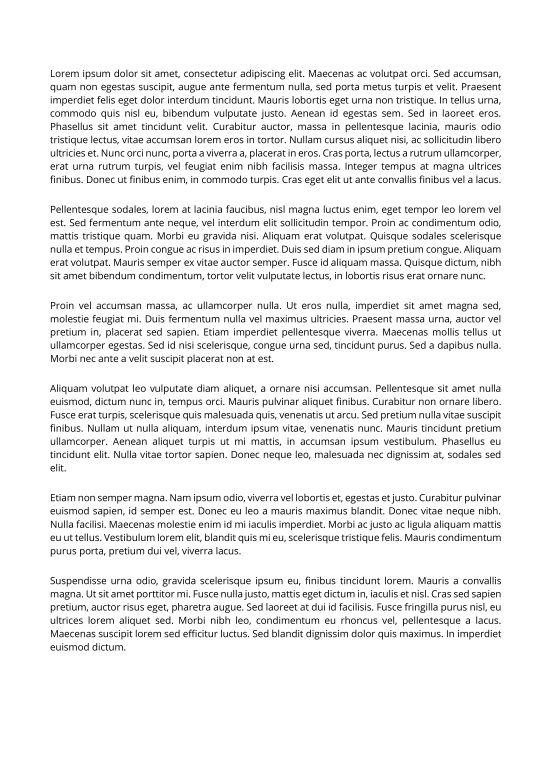
#> input picture img/001.png, 1654 x 2339 px (shown at 1/3 size); its folder holds 4 pictures in this run
$ python PartBCodeMain.py
#> lines starting #> are read from the running program, lines starting #| are printed output that depends on the picture; after the words box and inside, x2 and y2 are one past the last pixel; in counts of white or black regions, pixels touching at a corner belong together
import numpy as np
import cv2

for i in range(1, 9):
    # Read and use image in grayscale
    img = cv2.imread(f"img/00{i}.png", 0)
#> img is the input picture: shape (2339, 1654); min 0, max 255, mean 239.1
    nrow, ncol = img.shape
#> nrow = 2339; ncol = 1654

    #Binarize image *(black text = 0, white background = 255)
    _, img = cv2.threshold(img, 127, 255, cv2.THRESH_BINARY)
#> img: shape (2339, 1654); 94% white; black in thin lines or dots, all inside (x1, y1, x2, y2) = (150, 209, 1504, 1952)

    #Vertical projection to detect column blocks with appropriate black pixels
    col_hist = np.sum(img == 0, axis=0)
#> col_hist = 1654 values, max 613 at index 153, min 0 at index 0, mean 141
    col_blocks = []
    in_text = False
    white_streak = 0

    for c in range(ncol):
        if col_hist[c] < 30:
            white_streak += 1
        else:
            if white_streak >= 15 and in_text and (c - col_blocks[-1][0]) > 100:
                col_blocks[-1][1] = c - white_streak
                in_text = False
            white_streak = 0
            if not in_text:
                col_blocks.append([c, None])
                in_text = True
#> after the loop, col_blocks = 1 item; in_text = True
    if in_text:
        col_blocks[-1][1] = ncol - 1

    para_count = 0

    #For each column block, find row blocks (paragraphs)
    for c_start, c_end in col_blocks:
        col_img = img[:, c_start:c_end]
        row_hist = np.sum(col_img == 0, axis=1)
        row_blocks = []
        in_text = False
        white_streak = 0

        for r in range(nrow):
            if row_hist[r] < 5:
                white_streak += 1
            else:
                if white_streak >= 30 and in_text and (r - row_blocks[-1][0]) > 40:
                    row_blocks[-1][1] = r - white_streak
                    in_text = False
                white_streak = 0
                if not in_text:
                    row_blocks.append([r, None])
                    in_text = True
        if in_text:
            row_blocks[-1][1] = nrow - 1

        #Trim and save each paragraph region
        for r_start, r_end in row_blocks:
            region = img[r_start:r_end, c_start:c_end]

            # Trim top and bottom
            row_hist_trim = np.sum(region == 0, axis=1)
            top = 0
            bottom = region.shape[0] - 1
            for r in range(region.shape[0]):
                if row_hist_trim[r] > 5:
                    top = max(0, r - 1)
                    break
            for r in range(region.shape[0] - 1, -1, -1):
                if row_hist_trim[r] > 5:
                    bottom = min(region.shape[0] - 1, r + 1)
                    break
            region = region[top:bottom + 1, :]

            # Trim left and right
            col_hist_trim = np.sum(region == 0, axis=0)
            left = 0
            right = region.shape[1] - 1
            for c in range(region.shape[1]):
                if col_hist_trim[c] > 10:
                    left = max(0, c - 2)
                    break
            for c in range(region.shape[1] - 1, -1, -1):
                if col_hist_trim[c] > 10:
                    right = min(region.shape[1] - 1, c + 2)
                    break
            region = region[:, left:right + 1]

            #Filter by size and black pixel ratio
            if region.shape[0] < 10 or region.shape[1] < 30:
                continue
            black_ratio = np.sum(region == 0) / region.size
            if black_ratio < 0.1 or black_ratio > 0.5:
                continue

            para_count += 1
            output_path = f"extracted_paragraphs/image_{i}_para_{para_count}.png"
            cv2.imwrite(output_path, region)
#> this loop made 1 pass
#> (c_start, c_end) on pass 1: (152, 1653)
#> pass 1, `col_img = img[:, c_start:c_end]`:
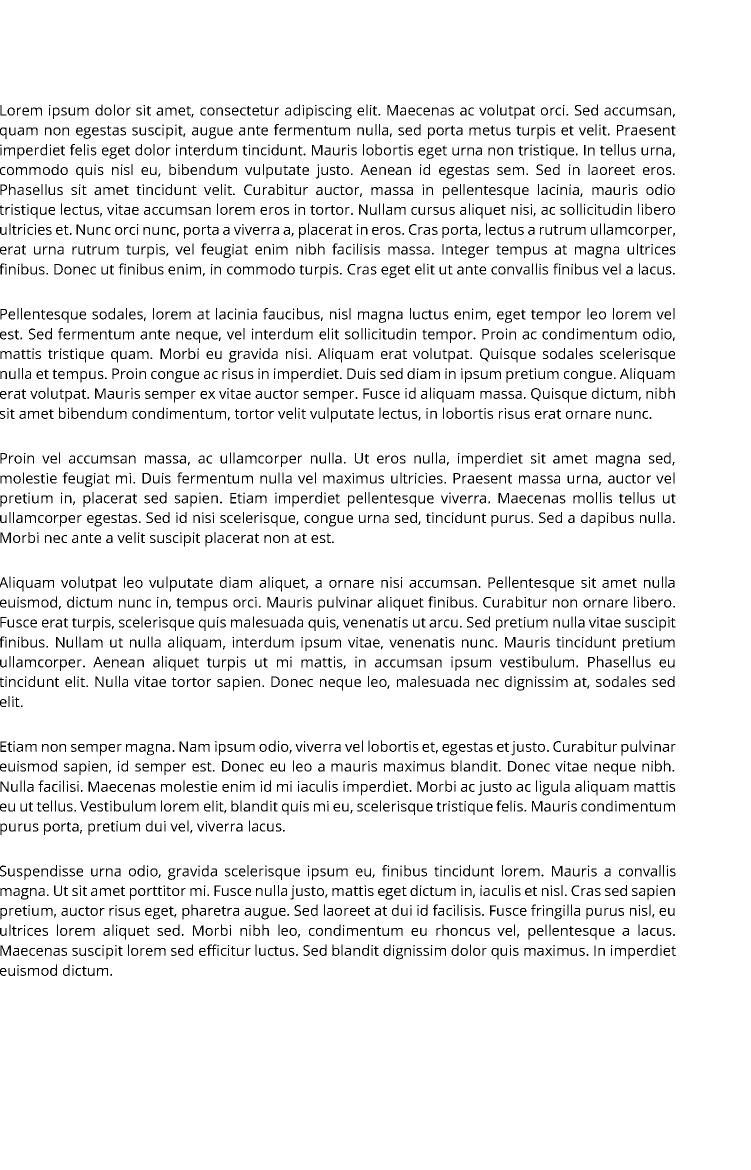
#> col_img: shape (2339, 1501) (shown at 1/2 size); 93.4% white; black in thin lines or dots, all inside (x1, y1, x2, y2) = (0, 209, 1352, 1952)
#> pass 1, `cv2.imwrite(output_path, region)`:
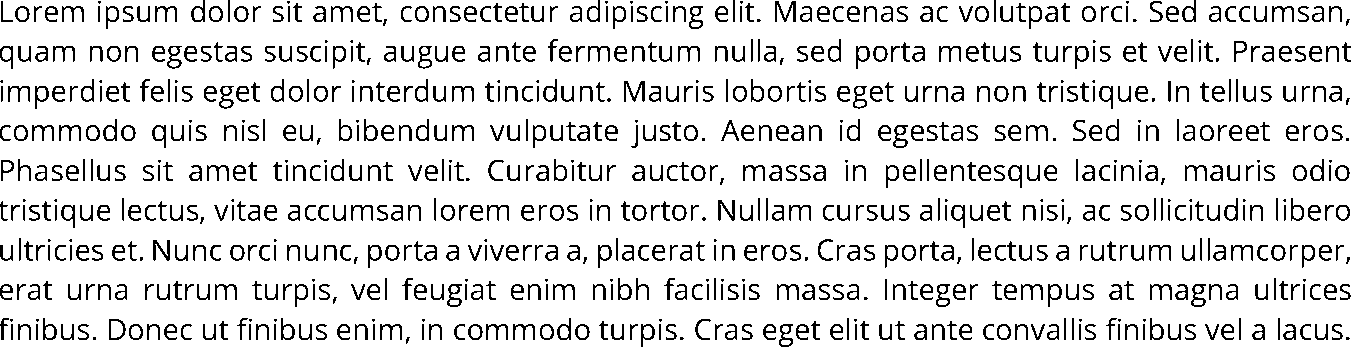
#> saved as image_1_para_1.png: shape (347, 1352); 87.4% white; black in thin lines or dots
#> pass 1, `cv2.imwrite(output_path, region)`:
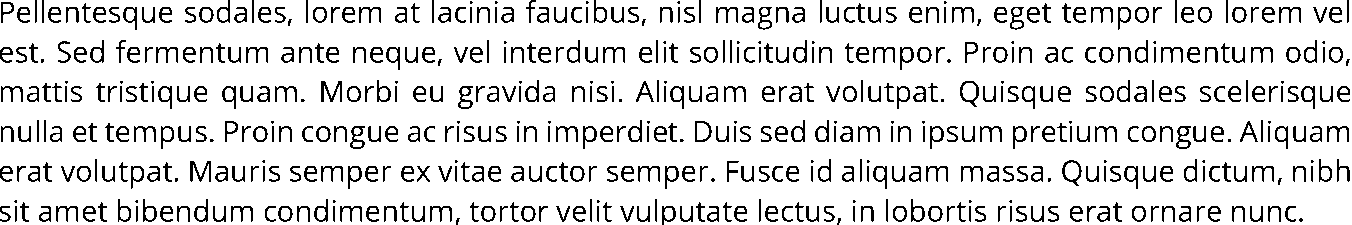
#> saved as image_1_para_2.png: shape (225, 1352); 86.8% white; black in thin lines or dots
#> pass 1, `cv2.imwrite(output_path, region)`:
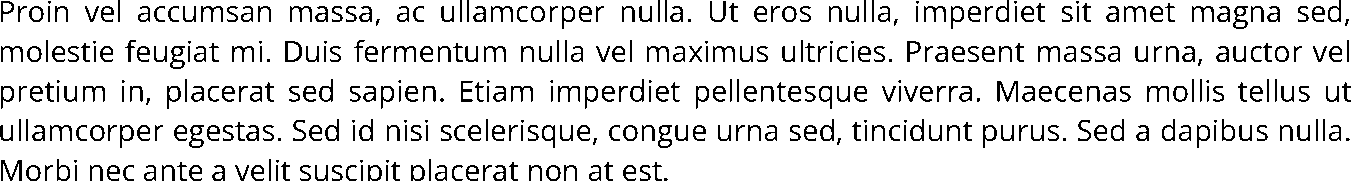
#> saved as image_1_para_3.png: shape (181, 1351); 87.9% white; black in thin lines or dots
#> after the loop, para_count = 6
#> pass 2 of the loop `for i in range(1, 9):`:
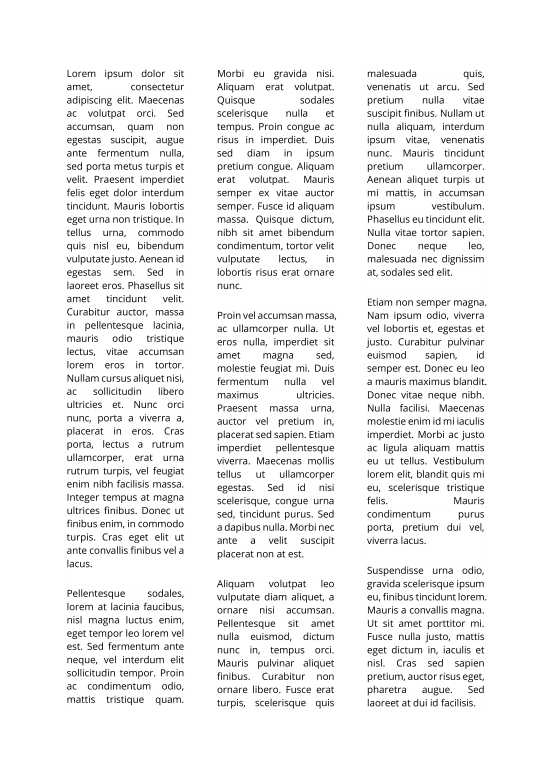
#> input picture img/002.png, 1654 x 2339 px (shown at 1/3 size)
#> img is the input picture: shape (2339, 1654); min 0, max 255, mean 240.2
#> img: shape (2339, 1654); 94.4% white; black in thin lines or dots, all inside (x1, y1, x2, y2) = (200, 209, 1459, 2126)
#> col_hist = 1654 values, max 745 at index 1104, min 0 at index 0, mean 130.7
#> after the loop `for c in range(ncol):`: col_blocks = 3 items; in_text = True
#> the loop `for c_start, c_end in col_blocks:` made 3 passes
#> (c_start, c_end) on passes 1 to 3: (201, 551), (652, 1002), (1102, 1653)
#> pass 1, `col_img = img[:, c_start:c_end]`:
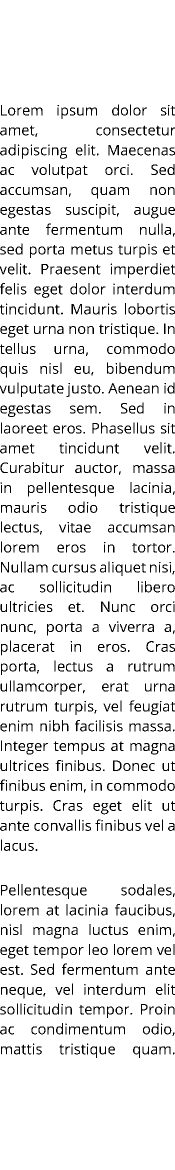
#> col_img: shape (2339, 350) (shown at 1/2 size); 91% white; black in thin lines or dots, all inside (x1, y1, x2, y2) = (0, 209, 350, 2116)
#> pass 2, `col_img = img[:, c_start:c_end]`:
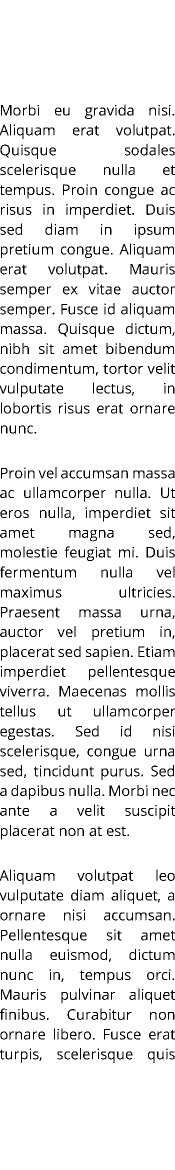
#> col_img: shape (2339, 350) (shown at 1/2 size); 91.5% white; black in thin lines or dots, all inside (x1, y1, x2, y2) = (0, 209, 350, 2126)
#> after the loop `for c_start, c_end in col_blocks:`: para_count = 8
#> pass 3 of the loop `for i in range(1, 9):`:
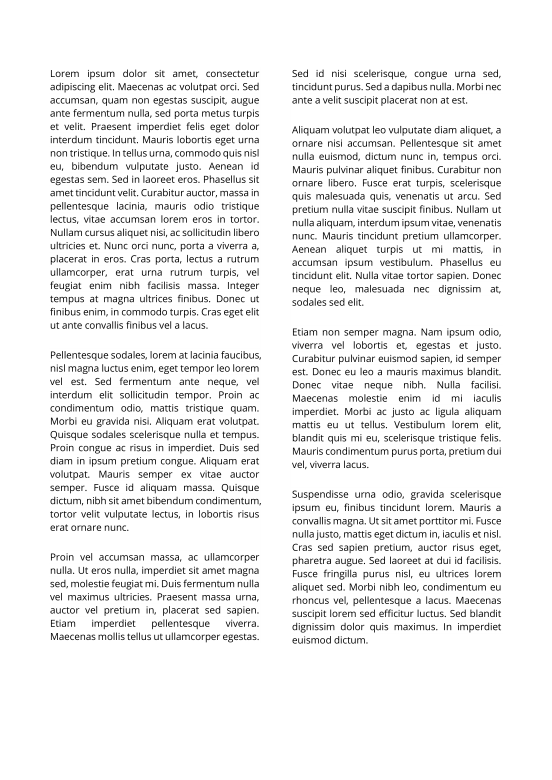
#> input picture img/003.png, 1654 x 2339 px (shown at 1/3 size)
#> img is the input picture: shape (2339, 1654); min 0, max 255, mean 239.1
#> img: shape (2339, 1654); 94% white; black in thin lines or dots, all inside (x1, y1, x2, y2) = (150, 209, 1504, 1931)
#> col_hist = 1654 values, max 616 at index 153, min 0 at index 0, mean 140.7
#> after the loop `for c in range(ncol):`: col_blocks = 2 items; in_text = True
#> the loop `for c_start, c_end in col_blocks:` made 2 passes
#> (c_start, c_end) on passes 1 to 2: (151, 777), (878, 1653)
#> pass 1, `col_img = img[:, c_start:c_end]`:
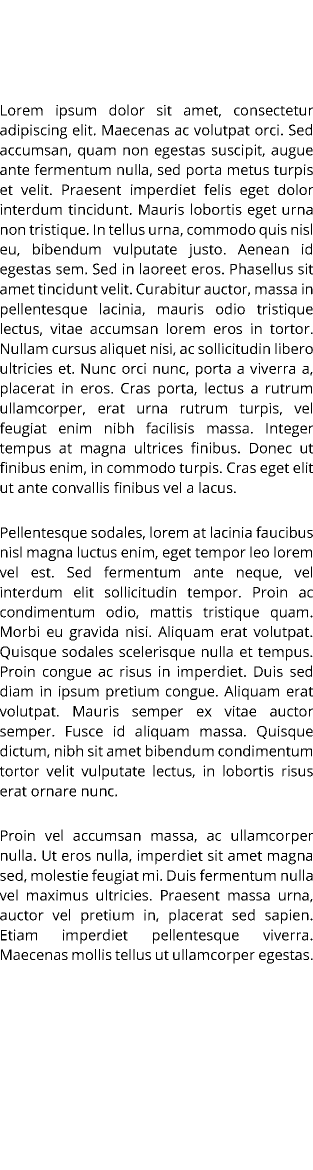
#> col_img: shape (2339, 626) (shown at 1/2 size); 91.8% white; black in thin lines or dots, all inside (x1, y1, x2, y2) = (0, 209, 626, 1927)
#> pass 1, `cv2.imwrite(output_path, region)`:
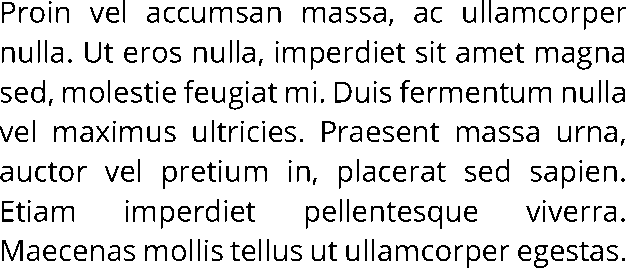
#> saved as image_3_para_3.png: shape (269, 626); 87.6% white; black in thin lines or dots
#> after the loop `for c_start, c_end in col_blocks:`: para_count = 7
#> (the run stopped early here; a loop or call above may not have finished)
